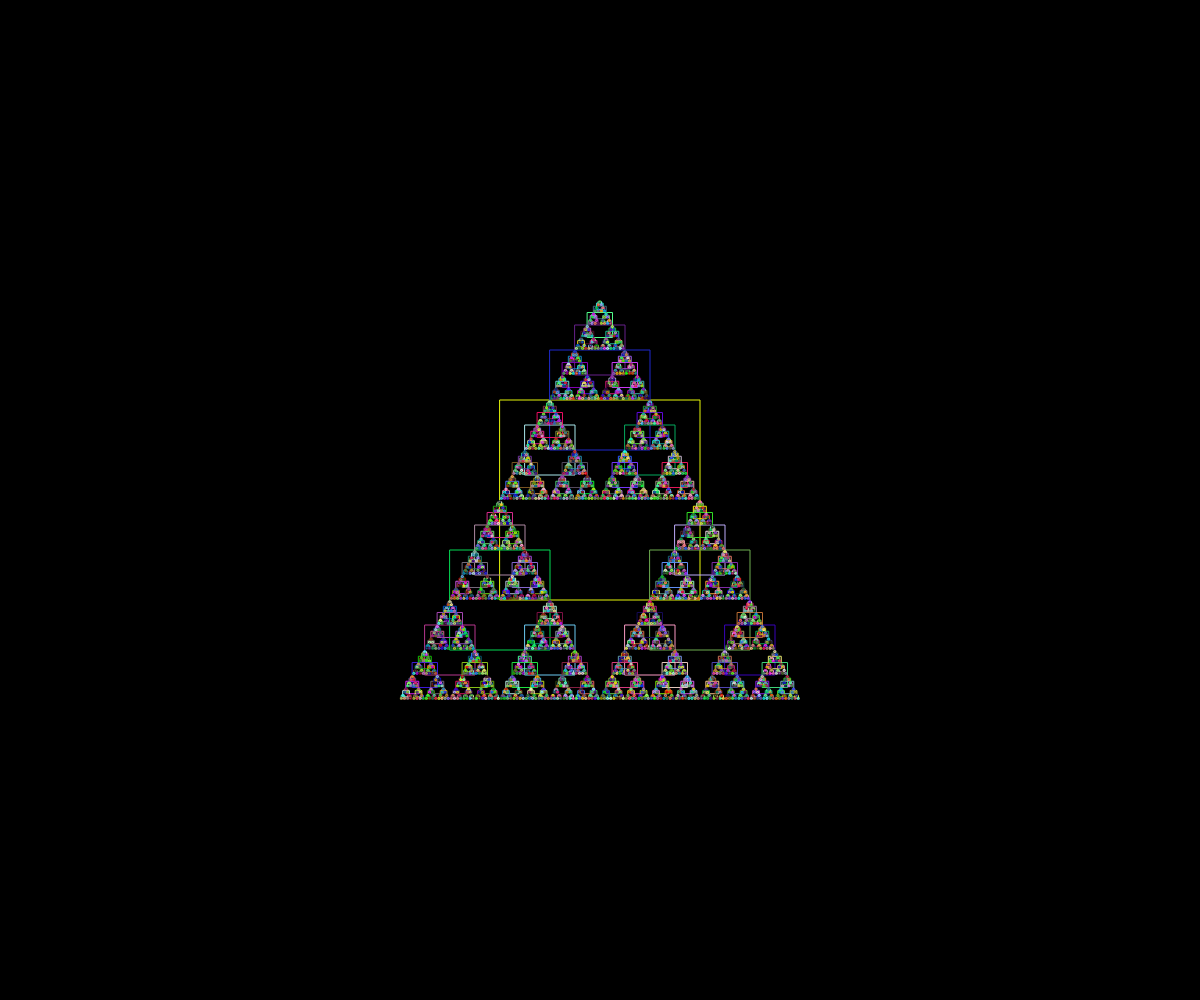
Frame 1 (no input)
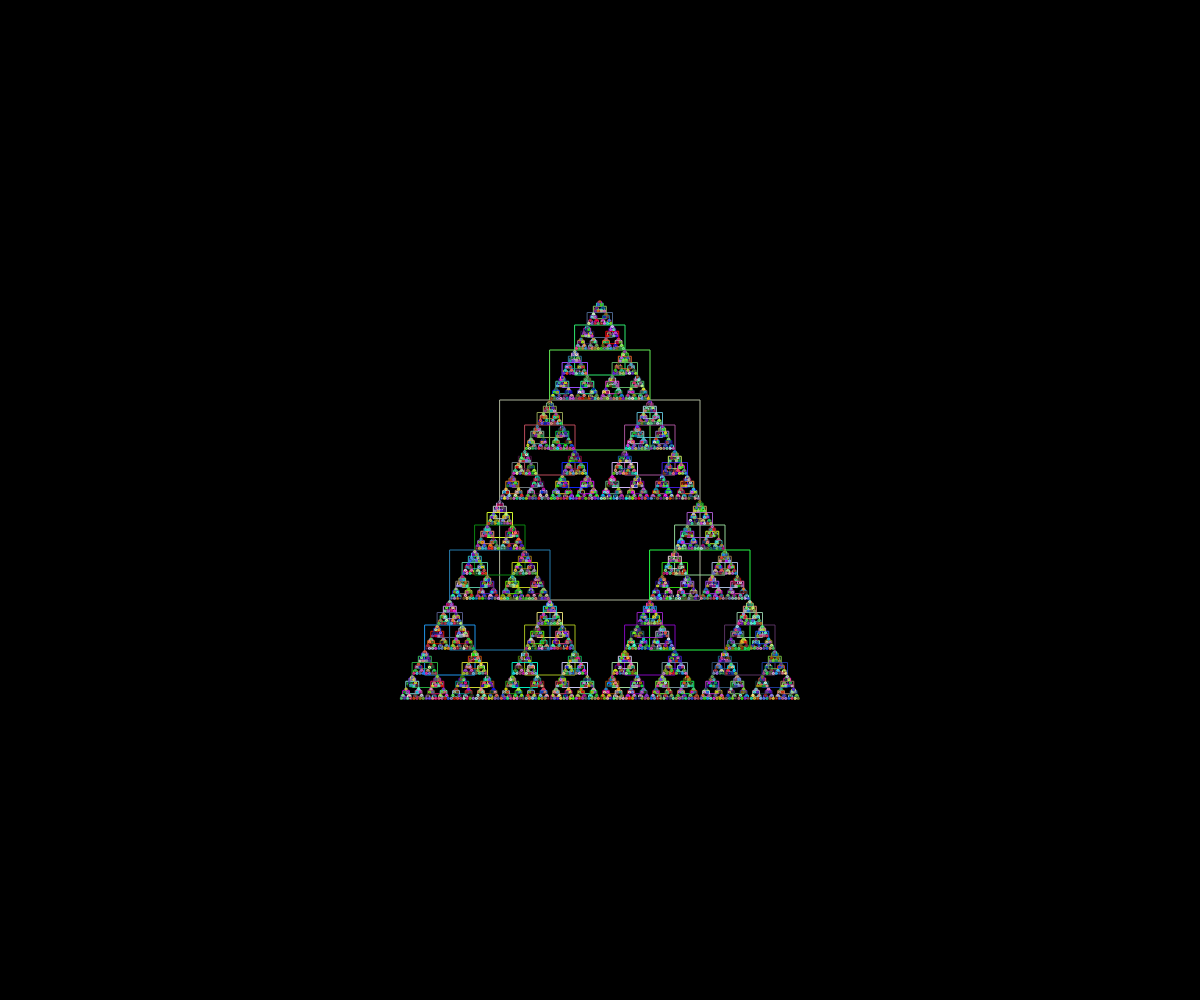
Frame 2 (the mouse pressed at the canvas centre, redrawn once)

The p5.js sketch that drew these frames (run headless with seeded random() and noise() and a simulated clock; the mouse was pressed at the canvas centre and the sketch redrawn once):

// p5.js sketch
// ── sketch.js
const initial_side_length = 200;

function setup() {
  createCanvas(windowWidth, windowHeight);
  noLoop();
}

function draw() {
  background(0);
  translate(width / 2, height / 2);
  stroke(255);
  noFill();
  drawSquareFractal(0, 0, initial_side_length);
}

function getRandomInt(min, max) {
  const s = Math.ceil(min);
  const l = Math.floor(max);
  return Math.floor(Math.random() * (l - s + 1)) + s;
}

function drawSquareFractal(x, y, sideLength) {
  if (sideLength < 1) return;
  rectMode(CENTER);
  stroke(getRandomInt(0, 255), getRandomInt(0, 255), getRandomInt(0, 255))
  rect(x, y, sideLength, sideLength);
  const newSize = sideLength / 2;
  drawSquareFractal(x, y - newSize, newSize);
  drawSquareFractal(x + newSize, y + newSize, newSize);
  drawSquareFractal(x - newSize, y + newSize, newSize);
}
